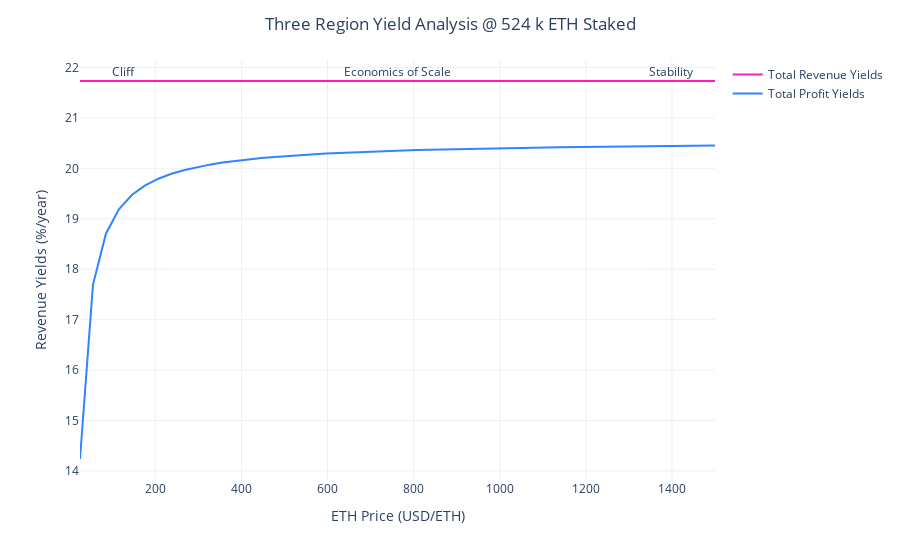

Notebook source saved alongside this figure:
### Markdown cell above
### Analysis Results

The below plots recreate Hoban/Borgers' analysis. The Revenue/Profit Yield Spread for our model closely matches the [Hoban/Borgers Ethereum 2.0 Economic Model](https://docs.google.com/spreadsheets/d/1y18MoYSBLlHZ-ueN9m0a-JpC6tYjqDtpISJ6_WdicdE) for both scenarios. We can conclude that the model is valid for this specific scenario analysis.

### Code cell
visualizations.plot_three_region_yield_analysis(df_3.query('subset == 0').copy())

### Figure 1 — Plotly figure (JSON) as saved in the notebook; plotly's stock layout.template omitted (floating-point values rounded to 4 significant figures)
{"data": [{"hovertemplate": "variable=total_revenue_yields_pct<br>eth_price=%{x}<br>value=%{y}<extra></extra>", "legendgroup": "total_revenue_yields_pct", "line": {"color": "#FC1CBF", "dash": "solid"}, "mode": "lines", "name": "Total Revenue Yields", "orientation": "v", "showlegend": true, "type": "scatter", "x": [25, 55.1, 85.2, 115.3, 145.4, 175.5, 205.6, 235.7, 265.8, 295.9, 326.0, 356.1, 386.2, 416.3, 446.4, 476.5, 506.6, 536.7, 566.8, 596.9, 627.0, 657.1, 687.2, 717.3, 747.4, 777.6, 807.7, 837.8, 867.9, 898.0, 928.1, 958.2, 988.3, 1018.0, 1048.0, 1079.0, 1109.0, 1139.0, 1169.0, 1199.0, 1229.0, 1259.0, 1289.0, 1319.0, 1349.0, 1380.0, 1410.0, 1440.0, 1470.0, 1500], "xaxis": "x", "y": [21.73, 21.73, 21.73, 21.73, 21.73, 21.73, 21.73, 21.73, 21.73, 21.73, 21.73, 21.73, 21.73, 21.73, 21.73, 21.73, 21.73, 21.73, 21.73, 21.73, 21.73, 21.73, 21.73, 21.73, 21.73, 21.73, 21.73, 21.73, 21.73, 21.73, 21.73, 21.73, 21.73, 21.73, 21.73, 21.73, 21.73, 21.73, 21.73, 21.73, 21.73, 21.73, 21.73, 21.73, 21.73, 21.73, 21.73, 21.73, 21.73, 21.73], "yaxis": "y"}, {"hovertemplate": "variable=total_profit_yields_pct<br>eth_price=%{x}<br>value=%{y}<extra></extra>", "legendgroup": "total_profit_yields_pct", "line": {"color": "#3283FE", "dash": "solid"}, "mode": "lines", "name": "Total Profit Yields", "orientation": "v", "showlegend": true, "type": "scatter", "x": [25, 55.1, 85.2, 115.3, 145.4, 175.5, 205.6, 235.7, 265.8, 295.9, 326.0, 356.1, 386.2, 416.3, 446.4, 476.5, 506.6, 536.7, 566.8, 596.9, 627.0, 657.1, 687.2, 717.3, 747.4, 777.6, 807.7, 837.8, 867.9, 898.0, 928.1, 958.2, 988.3, 1018.0, 1048.0, 1079.0, 1109.0, 1139.0, 1169.0, 1199.0, 1229.0, 1259.0, 1289.0, 1319.0, 1349.0, 1380.0, 1410.0, 1440.0, 1470.0, 1500], "xaxis": "x", "y": [14.24, 17.69, 18.7, 19.19, 19.47, 19.66, 19.79, 19.89, 19.96, 20.02, 20.07, 20.11, 20.15, 20.18, 20.2, 20.23, 20.25, 20.26, 20.28, 20.29, 20.31, 20.32, 20.33, 20.34, 20.35, 20.35, 20.36, 20.37, 20.38, 20.38, 20.39, 20.39, 20.4, 20.4, 20.41, 20.41, 20.42, 20.42, 20.42, 20.43, 20.43, 20.43, 20.44, 20.44, 20.44, 20.44, 20.45, 20.45, 20.45, 20.45], "yaxis": "y"}], "layout": {"annotations": [{"showarrow": false, "text": "Cliff", "x": 125, "y": 21.73, "yshift": 10}, {"showarrow": false, "text": "Economics of Scale", "x": 762.5, "y": 21.73, "yshift": 10}, {"showarrow": false, "text": "Stability", "x": 1400, "y": 21.73, "yshift": 10}], "legend": {"title": {"text": ""}, "tracegroupgap": 0}, "margin": {"t": 60}, "title": {"text": "Three Region Yield Analysis @ 524 k ETH Staked"}, "xaxis": {"anchor": "y", "domain": [0, 1], "title": {"text": "ETH Price (USD/ETH)"}}, "yaxis": {"anchor": "x", "domain": [0, 1], "title": {"text": "Revenue Yields (%/year)"}}}}
